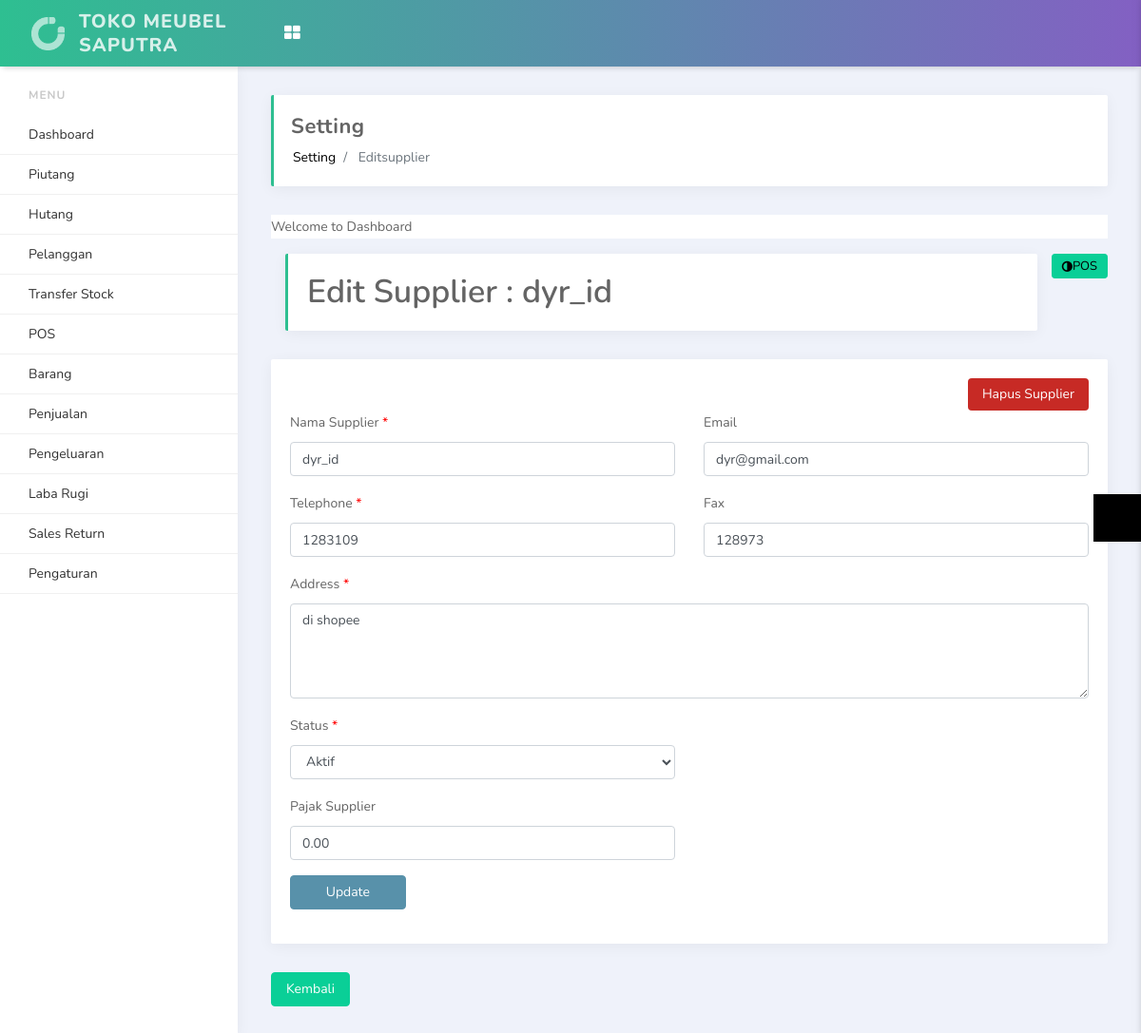
The app's page /index.php/setting/editsupplier?id=1 (signed in) with its own data.
### tables this page shows
CREATE TABLE `site_setting` (
  `id` int(11) NOT NULL,
  `site_name` varchar(499) NOT NULL,
  `site_logo` varchar(255) NOT NULL,
  `timezone` varchar(499) NOT NULL,
  `pagination` int(11) NOT NULL,
  `tax` double(11,2) NOT NULL,
  `currency` char(3) NOT NULL,
  `address` text NOT NULL,
  `datetime_format` varchar(30) NOT NULL,
  `display_product` int(11) NOT NULL,
  `display_keyboard` int(11) NOT NULL,
  `default_customer_id` int(11) NOT NULL,
  `updated_user_id` int(11) NOT NULL,
  `updated_datetime` datetime NOT NULL
);

CREATE TABLE `suppliers` (
  `id` int(11) NOT NULL,
  `name` varchar(4999) NOT NULL,
  `tax` double(11,2) NOT NULL,
  `email` varchar(255) NOT NULL,
  `address` longtext NOT NULL,
  `tel` varchar(255) NOT NULL,
  `fax` varchar(255) NOT NULL,
  `created_user_id` int(11) NOT NULL,
  `created_datetime` datetime NOT NULL,
  `updated_user_id` int(11) NOT NULL,
  `updated_datetime` datetime NOT NULL,
  `status` int(1) NOT NULL
);

### application/controllers/Setting.php (called while the page is built, shortened)
<?php
class Setting extends CI_Controller
{
    public function __construct()
    {
        $this->load->model('Setting_model');
        $this->load->model('Constant_model');
    }
    public function editsupplier()
    {
        $id = $this->input->get('id');
        $data['id'] = $id;
        $data['lang_dashboard'] = $this->lang->line('dashboard');
        $data['lang_transfer_stock'] = $this->lang->line('transfer_stock');
        $data['lang_customers'] = $this->lang->line('customers');
        $data['lang_gift_card'] = $this->lang->line('gift_card');
        $data['lang_add_gift_card'] = $this->lang->line('add_gift_card');
        $data['lang_list_gift_card'] = $this->lang->line('list_gift_card');
        $data['lang_debit'] = $this->lang->line('debit');
        $data['lang_sales'] = $this->lang->line('sales');
        $data['lang_today_sales'] = $this->lang->line('today_sales');
        $data['lang_opened_bill'] = $this->lang->line('opened_bill');
        $data['lang_reports'] = $this->lang->line('reports');
        $data['lang_sales_report'] = $this->lang->line('sales_report');
        $data['lang_expenses'] = $this->lang->line('expenses');
        $data['lang_expenses_category'] = $this->lang->line('expenses_category');
        $data['lang_pnl'] = $this->lang->line('pnl');
        $data['lang_pnl_report'] = $this->lang->line('pnl_report');
        $data['lang_pos'] = $this->lang->line('pos');
        $data['lang_return_order'] = $this->lang->line('return_order');
        $data['lang_return_order_report'] = $this->lang->line('return_order_report');
        $data['lang_inventory'] = $this->lang->line('inventory');
        $data['lang_products'] = $this->lang->line('products');
        $data['lang_list_products'] = $this->lang->line('list_products');
        $data['lang_print_product_label'] = $this->lang->line('print_product_label');
        $data['lang_product_category'] = $this->lang->line('product_category');
        $data['lang_purchase_order'] = $this->lang->line('purchase_order');
        $data['lang_setting'] = $this->lang->line('setting');
        $data['lang_outlets'] = $this->lang->line('outlets');
        $data['lang_users'] = $this->lang->line('users');
        $data['lang_suppliers'] = $this->lang->line('suppliers');
        $data['lang_system_setting'] = $this->lang->line('system_setting');
        $data['lang_payment_methods'] = $this->lang->line('payment_methods');
        $data['lang_logout'] = $this->lang->line('logout');
        $data['lang_point_of_sales'] = $this->lang->line('point_of_sales');
        $data['lang_amount'] = $this->lang->line('amount');
        $data['lang_monthly_sales_outlet'] = $this->lang->line('monthly_sales_outlet');
        $data['lang_no_match_found'] = $this->lang->line('no_match_found');
        $data['lang_create_return_order'] = $this->lang->line('create_return_order');
        $data['lang_action'] = $this->lang->line('action');
        $data['lang_edit'] = $this->lang->line('edit');
        $data['lang_status'] = $this->lang->line('status');
        $data['lang_add'] = $this->lang->line('add');
        $data['lang_back'] = $this->lang->line('back');
        $data['lang_update'] = $this->lang->line('update');
        $data['lang_active'] = $this->lang->line('active');
        $data['lang_inactive'] = $this->lang->line('inactive');
        $data['lang_name'] = $this->lang->line('name');
        $data['lang_suppliers'] = $this->lang->line('suppliers');
        $data['lang_telephone'] = $this->lang->line('telephone');
        $data['lang_fax'] = $this->lang->line('fax');
        $data['lang_add_supplier'] = $this->lang->line('add_supplier');
        $data['lang_delete_supplier'] = $this->lang->line('delete_supplier');
        $data['lang_supplier_tax'] = $this->lang->line('supplier_tax');
        $data['lang_name'] = $this->lang->line('name');
        $data['lang_email'] = $this->lang->line('email');
        $data['lang_supplier_name'] = $this->lang->line('supplier_name');
        $data['lang_supplier_address'] = $this->lang->line('supplier_address');
        $data['lang_edit_supplier'] = $this->lang->line('edit_supplier');
        $this->load->view('edit_supplier', $data);
    }
}

### index.php (called while the page is built, shortened)
<?php
require_once BASEPATH.'core/CodeIgniter.php';

### application/models/Constant_model.php (called while the page is built, shortened)
<?php
class Constant_model extends CI_Model
{
    public function getDataOneColumn($table, $col1_name, $col1_value)
    {
        $this->db->where("$col1_name", $col1_value);
        $query = $this->db->get("$table");
        $result = $query->result();
        $this->db->save_queries = false;
        return $result;
    }
}

### application/views/edit_supplier.php (the view, shortened to what this page needs)
<?php
    require_once 'includes/header4.php';
?>
<?php
    $supplierData = $this->Constant_model->getDataOneColumn('suppliers', 'id', $id);
    $supplier_name = $supplierData[0]->name;
    $supplier_email = $supplierData[0]->email;
    $supplier_tel = $supplierData[0]->tel;
    $supplier_fax = $supplierData[0]->fax;
    $supplier_address = $supplierData[0]->address;
    $supplier_status = $supplierData[0]->status;
    $supplier_tax = $supplierData[0]->tax;
?>
<section id="content">
	<section class="vbox">
		<header class="header bg-white b-b">
			<p>Welcome to <?php echo $lang_dashboard; ?></p>
			<a href="<?=base_url()?>index.php/pos" class="btn btn-success pull-right btn-sm" id="new-note">
				<i class="fa fa-adjust"></i> <?php echo $lang_pos; ?>
			</a>
		</header>
		<section class="scrollable wrapper">
	<div class="row">
		<div class="col-lg-12">
			<h1 class="page-header"><?php echo $lang_edit_supplier; ?> : <?php echo $supplier_name; ?></h1>
		</div>
	</div>
	<div class="row">
		<div class="col-md-12">
			<div class="card">
				<div class="card-body">
					<?php
                        if ($user_role == 1) {
                            ?>
					<div class="row">
						<div class="col-md-12" style="text-align: right;">
							<form action="<?=base_url()?>index.php/setting/deleteSupplier" method="post" onsubmit="return confirm('Do you want to delete this Suppler : <?php echo $supplier_name; ?>?')">
								<button type="submit" class="btn btn-primary" style="border: 0px; background-color: #c72a25;">
									<?php echo $lang_delete_supplier; ?>
								</button>
							</form>
						</div>
					</div>
					<?php
                        }
                    ?>
	<form action="<?=base_url()?>index.php/setting/updateSupplier" method="post">
					<div class="row">
						<div class="col-md-6">
							<div class="form-group">
								<label><?php echo $lang_supplier_name; ?> <span style="color: #F00">*</span></label>
								<input type="text" name="name" class="form-control"  maxlength="499" autofocus required autocomplete="off" value="<?php echo $supplier_name; ?>" />
							</div>
						</div>
						<div class="col-md-6">
							<div class="form-group">
								<label><?php echo $lang_email; ?> </label>
								<input type="email" name="email" class="form-control" maxlength="254" autocomplete="off" value="<?php echo $supplier_email; ?>" />
							</div>
						</div>
					</div>
					<div class="row">
						<div class="col-md-6">
							<div class="form-group">
								<label><?php echo $lang_telephone; ?> <span style="color: #F00">*</span></label>
								<input type="text" name="tel" class="form-control"  maxlength="499" required autocomplete="off" value="<?php echo $supplier_tel; ?>" />
							</div>
						</div>
						<div class="col-md-6">
							<div class="form-group">
								<label><?php echo $lang_fax; ?> </label>
								<input type="text" name="fax" class="form-control" maxlength="254" autocomplete="off" value="<?php echo $supplier_fax; ?>" />
							</div>
						</div>
					</div>
					<div class="row">
						<div class="col-md-12">
							<div class="form-group">
								<label>Address <span style="color: #F00">*</span></label>
								<textarea name="address" class="form-control" required style="height: 100px;"><?php echo $supplier_address; ?></textarea>
							</div>
						</div>
					</div>
					<div class="row">
						<div class="col-md-6">
							<div class="form-group">
								<label><?php echo $lang_status; ?> <span style="color: #F00">*</span></label>
								<select name="status" class="form-control">
									<option value="1" <?php if ($supplier_status == '1') {
                        echo 'selected="selected"';
                    } ?>><?php echo $lang_active; ?></option>
								</select>
							</div>
						</div>
						<div class="col-md-6"></div>
					</div>
					<div class="row">
						<div class="col-md-6">
							<div class="form-group">
								<label><?php echo $lang_supplier_tax; ?></label>
								<input type="text" name="tax" class="form-control"  maxlength="499" autocomplete="off" value="<?php echo $supplier_tax; ?>" />
							</div>
						</div>
						<div class="col-md-6">
						</div>
					</div>
					<div class="row">
						<div class="col-md-4">
							<div class="form-group">
								<button class="btn btn-primary">&nbsp;&nbsp;&nbsp;&nbsp;&nbsp;&nbsp;<?php echo $lang_update; ?>&nbsp;&nbsp;&nbsp;&nbsp;&nbsp;&nbsp;</button>
							</div>
						</div>
						<div class="col-md-4"></div>
						<div class="col-md-4"></div>
					</div>
	</form>
				</div>
			</div>
			<a href="<?=base_url()?>index.php/setting/suppliers" style="text-decoration: none;">
				<div class="btn btn-success" >
					<i class="icono-caretLeft" style="color: #FFF;"></i><?php echo $lang_back; ?>
				</div>
			</a>
		</div>
	</div>
</section>
<?php
    require_once 'includes/footer4.php';
?>

### application/views/includes/header4.php (shortened to what this page needs)
<?php
    $user_role = $this->input->cookie('role_id', TRUE);
    $settingResult = $this->db->get_where('site_setting');
    $settingData = $settingResult->row();
    $setting_site_name = $settingData->site_name;
 ?>
<!doctype html>
<html lang="en">
<head>
    <link rel="stylesheet" href="<?php echo base_url() ?>assets/vendors/bundle.css" type="text/css">
    <link rel="stylesheet" href="<?php echo base_url() ?>assets/vendors/datepicker/daterangepicker.css">
    <link rel="stylesheet" href="<?php echo base_url() ?>assets/vendors/vmap/jqvmap.min.css">
    <link rel="stylesheet" href="<?php echo base_url() ?>assets/css/app.min.css" type="text/css">
    <link rel="stylesheet" href="<?php echo base_url() ?>assets/css/custom.css" type="text/css">
    <link rel="stylesheet" type="text/css" href="https://stackpath.bootstrapcdn.com/font-awesome/4.7.0/css/font-awesome.min.css">
</head>
<body>
<div class="side-menu">
    <div class='side-menu-body'>
        <ul>
            <?php
            $link = $this->uri->segment(1);
            ?>
            <li class="side-menu-divider">Menu</li>
            <?php
            if ($user_role == 3) {
                echo "<li>".anchor('index.php/cashier/',$lang_pos)."</li>";
                echo "
                <li>
                <a href='#'>Sales Return</a>
                <ul>
                    <li>
                        <a <?php if (($link == '')) {
                    ?> style='background-color: #e9ecf2;' <?php
                } ?> href='<?=base_url()?>index.php/sales_return/'>
                            Buat Sales Return
                        </a>
                    </li>
                    <li>
                        <a <?php if (($link == 'data_return')) {
                    ?> style='background-color: #e9ecf2;' <?php
                } ?> href='<?=base_url()?>index.php/sales_return/data_return'>
                            Data Sales Return
                        </a>
                    </li>
                </ul>
            </li>
                ";
            }else{
            ?>
            <li><?php echo anchor('index.php/dashboard',$lang_dashboard,($link=="dashboard"?'class="active"':'')) ?></li>
            <li><?php echo anchor('index.php/piutang',"Piutang",($link=="piutang"?'class="active"':'')) ?></li>
            <li><?php echo anchor('index.php/hutang',"Hutang",($link=="hutang"?'class="active"':'')) ?></li>
            <li><?php echo anchor('index.php/customers/view',$lang_customers,($link=="customers"?'class="active"':'')) ?></li>
            <li><?php echo anchor('index.php/transfer_stock/view',"Transfer Stock",($link=="transfer_stock"?'class="active"':'')) ?></li>
            <li><?php echo anchor('index.php/cashier/',$lang_pos,($link=="cashier"?'class="active"':'')) ?></li>
            <li>
                <a href="#"></i> <span><?php echo $lang_products; ?></span> </a>
            </li>
            <li>
                <a href="#"><span><?php echo $lang_sales; ?></span> </a>
            </li>
            <li>
                <a href="#"><?php echo $lang_expenses ?></a>
            </li>
            <li>
                <a href="#"><?php echo $lang_pnl ?></a>
            </li>
            <li>
                <a href="#">Sales Return</a>
            </li>
            <li>
                <a href="#"><?php echo $lang_setting; ?></a>
            </li>
                    <?php
                    }
                            ?>
        </ul>
    </div>
</div>
<nav class="navbar">
    <div class="container-fluid">
        <div class="header-logo">
            <a href="#">
                <img src="<?php echo base_url() ?>assets/media/image/light-logo.png" alt="...">
                <span class="logo-text d-none d-lg-block"><?php echo $setting_site_name ?></span>
            </a>
        </div>
        <div class="header-body">
            <ul class="navbar-nav">
                <li class="nav-item dropdown d-none d-lg-block">
                    <a href="#" class="nav-link" data-toggle="dropdown">
                        <i class="fa fa-th-large"></i>
                    </a>
                </li>
            </ul>
        </div>
    </div>
</nav>
<main class="main-content">
    <div class="container-fluid">
        <div class="page-header d-md-flex justify-content-between align-items-center">
            <div>
                <h4><?php echo ucwords(str_replace('_', ' ', $this->uri->segment(1))) ?></h4>
                <nav aria-label="breadcrumb">
                    <ol class="breadcrumb">
                        <li class="breadcrumb-item"><a href="#"><?php echo ucwords(str_replace('_', ' ', $this->uri->segment(1))) ?></a></li>
                        <li class="breadcrumb-item active" aria-current="page">
                            <?php if ($this->uri->segment(2)){
                                 echo ucwords(str_replace('_', ' ', $this->uri->segment(2)));
                            } ?>
                            </li>
                    </ol>
                </nav>
            </div>
        </div>

### records on screen
site_setting: site_name "TOKO MEUBEL SAPUTRA"
suppliers: name "dyr_id", email "dyr@gmail.com", tel "1283109", fax "128973", address "di shopee", status "Aktif", tax "0.00"

### other values on screen
$lang_products "Barang"
$lang_sales "Penjualan"
$lang_expenses "Pengeluaran"
$lang_pnl "Laba Rugi"
$lang_setting "Pengaturan"
str_replace('_', ' ', $this->uri->segment(1)) "Setting"
str_replace('_', ' ', $this->uri->segment(2)) "Editsupplier"
$lang_dashboard "Dashboard"
$lang_pos "POS"
$lang_edit_supplier "Edit Supplier"
$lang_delete_supplier "Hapus Supplier"
$lang_supplier_name "Nama Supplier"
$lang_email "Email"
$lang_telephone "Telephone"
$lang_fax "Fax"
